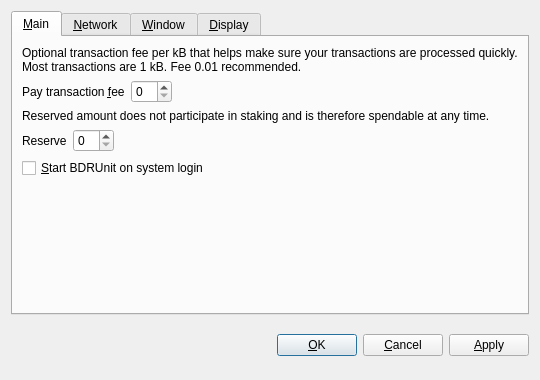
<?xml version="1.0" encoding="UTF-8"?>
<ui version="4.0">
 <class>OptionsDialog</class>
 <widget class="QDialog" name="OptionsDialog">
  <property name="geometry">
   <rect>
    <x>0</x>
    <y>0</y>
    <width>540</width>
    <height>380</height>
   </rect>
  </property>
  <property name="windowTitle">
   <string>Options</string>
  </property>
  <property name="modal">
   <bool>true</bool>
  </property>
  <layout class="QVBoxLayout" name="verticalLayout">
   <item>
    <widget class="QTabWidget" name="tabWidget">
     <property name="tabPosition">
      <enum>QTabWidget::North</enum>
     </property>
     <property name="currentIndex">
      <number>0</number>
     </property>
     <widget class="QWidget" name="tabMain">
      <attribute name="title">
       <string>&amp;Main</string>
      </attribute>
      <layout class="QVBoxLayout" name="verticalLayout_Main">
       <item>
        <widget class="QLabel" name="transactionFeeInfoLabel">
         <property name="text">
          <string>Optional transaction fee per kB that helps make sure your transactions are processed quickly. Most transactions are 1 kB. Fee 0.01 recommended.</string>
         </property>
         <property name="textFormat">
          <enum>Qt::PlainText</enum>
         </property>
         <property name="wordWrap">
          <bool>true</bool>
         </property>
        </widget>
       </item>
       <item>
        <layout class="QHBoxLayout" name="horizontalLayoutFee">
         <item>
          <widget class="QLabel" name="transactionFeeLabel">
           <property name="text">
            <string>Pay transaction &amp;fee</string>
           </property>
           <property name="textFormat">
            <enum>Qt::PlainText</enum>
           </property>
           <property name="buddy">
            <cstring>transactionFee</cstring>
           </property>
          </widget>
         </item>
         <item>
          <widget class="BitcoinAmountField" name="transactionFee"/>
         </item>
         <item>
          <spacer name="horizontalSpacerFee">
           <property name="orientation">
            <enum>Qt::Horizontal</enum>
           </property>
           <property name="sizeHint" stdset="0">
            <size>
             <width>40</width>
             <height>20</height>
            </size>
           </property>
          </spacer>
         </item>
        </layout>
       </item>
       <item>
        <widget class="QLabel" name="reserveBalanceInfoLabel">
         <property name="text">
          <string>Reserved amount does not participate in staking and is therefore spendable at any time.</string>
         </property>
         <property name="textFormat">
          <enum>Qt::PlainText</enum>
         </property>
         <property name="wordWrap">
          <bool>true</bool>
         </property>
        </widget>
       </item>
       <item>
        <layout class="QHBoxLayout" name="horizontalLayoutReserveBalance">
         <item>
          <widget class="QLabel" name="reserveBalanceLabel">
           <property name="text">
            <string>Reserve</string>
           </property>
           <property name="textFormat">
            <enum>Qt::PlainText</enum>
           </property>
           <property name="buddy">
            <cstring>reserveBalance</cstring>
           </property>
          </widget>
         </item>
         <item>
          <widget class="BitcoinAmountField" name="reserveBalance"/>
         </item>
         <item>
          <spacer name="horizontalSpacerReserveBalance">
           <property name="orientation">
            <enum>Qt::Horizontal</enum>
           </property>
           <property name="sizeHint" stdset="0">
            <size>
             <width>40</width>
             <height>20</height>
            </size>
           </property>
          </spacer>
         </item>
        </layout>
       </item>
       <item>
        <widget class="QCheckBox" name="bitcoinAtStartup">
         <property name="toolTip">
          <string>Automatically start BDRUnit after logging in to the system.</string>
         </property>
         <property name="text">
          <string>&amp;Start BDRUnit on system login</string>
         </property>
        </widget>
       </item>
       <item>
        <spacer name="verticalSpacer_Main">
         <property name="orientation">
          <enum>Qt::Vertical</enum>
         </property>
         <property name="sizeHint" stdset="0">
          <size>
           <width>20</width>
           <height>40</height>
          </size>
         </property>
        </spacer>
       </item>
      </layout>
     </widget>
     <widget class="QWidget" name="tabNetwork">
      <attribute name="title">
       <string>&amp;Network</string>
      </attribute>
      <layout class="QVBoxLayout" name="verticalLayout_Network">
       <item>
        <widget class="QCheckBox" name="mapPortUpnp">
         <property name="toolTip">
          <string>Automatically open the BDRUnit client port on the router. This only works when your router supports UPnP and it is enabled.</string>
         </property>
         <property name="text">
          <string>Map port using &amp;UPnP</string>
         </property>
        </widget>
       </item>
       <item>
        <widget class="QCheckBox" name="connectSocks">
         <property name="toolTip">
          <string>Connect to the BDRUnit network through a SOCKS5 proxy (e.g. when connecting through Tor).</string>
         </property>
         <property name="text">
          <string>&amp;Connect through SOCKS5 proxy:</string>
         </property>
        </widget>
       </item>
       <item>
        <layout class="QHBoxLayout" name="horizontalLayout_Network">
         <item>
          <widget class="QLabel" name="proxyIpLabel">
           <property name="text">
            <string>Proxy &amp;IP:</string>
           </property>
           <property name="textFormat">
            <enum>Qt::PlainText</enum>
           </property>
           <property name="buddy">
            <cstring>proxyIp</cstring>
           </property>
          </widget>
         </item>
         <item>
          <widget class="QValidatedLineEdit" name="proxyIp">
           <property name="maximumSize">
            <size>
             <width>140</width>
             <height>16777215</height>
            </size>
           </property>
           <property name="toolTip">
            <string>IP address of the proxy (e.g. 127.0.0.1)</string>
           </property>
          </widget>
         </item>
         <item>
          <widget class="QLabel" name="proxyPortLabel">
           <property name="text">
            <string>&amp;Port:</string>
           </property>
           <property name="textFormat">
            <enum>Qt::PlainText</enum>
           </property>
           <property name="buddy">
            <cstring>proxyPort</cstring>
           </property>
          </widget>
         </item>
         <item>
          <widget class="QLineEdit" name="proxyPort">
           <property name="maximumSize">
            <size>
             <width>55</width>
             <height>16777215</height>
            </size>
           </property>
           <property name="toolTip">
            <string>Port of the proxy (e.g. 9050)</string>
           </property>
          </widget>
         </item>
         <item>
          <spacer name="horizontalSpacer_Network">
           <property name="orientation">
            <enum>Qt::Horizontal</enum>
           </property>
           <property name="sizeHint" stdset="0">
            <size>
             <width>40</width>
             <height>20</height>
            </size>
           </property>
          </spacer>
         </item>
        </layout>
       </item>
       <item>
        <spacer name="verticalSpacer_Network">
         <property name="orientation">
          <enum>Qt::Vertical</enum>
         </property>
         <property name="sizeHint" stdset="0">
          <size>
           <width>20</width>
           <height>40</height>
          </size>
         </property>
        </spacer>
       </item>
      </layout>
     </widget>
     <widget class="QWidget" name="tabWindow">
      <attribute name="title">
       <string>&amp;Window</string>
      </attribute>
      <layout class="QVBoxLayout" name="verticalLayout_Window">
       <item>
        <widget class="QCheckBox" name="minimizeToTray">
         <property name="toolTip">
          <string>Show only a tray icon after minimizing the window.</string>
         </property>
         <property name="text">
          <string>&amp;Minimize to the tray instead of the taskbar</string>
         </property>
        </widget>
       </item>
       <item>
        <widget class="QCheckBox" name="minimizeOnClose">
         <property name="toolTip">
          <string>Minimize instead of exit the application when the window is closed. When this option is enabled, the application will be closed only after selecting Quit in the menu.</string>
         </property>
         <property name="text">
          <string>M&amp;inimize on close</string>
         </property>
        </widget>
       </item>
       <item>
        <spacer name="verticalSpacer_Window">
         <property name="orientation">
          <enum>Qt::Vertical</enum>
         </property>
         <property name="sizeHint" stdset="0">
          <size>
           <width>20</width>
           <height>40</height>
          </size>
         </property>
        </spacer>
       </item>
      </layout>
     </widget>
     <widget class="QWidget" name="tabDisplay">
      <attribute name="title">
       <string>&amp;Display</string>
      </attribute>
      <layout class="QVBoxLayout" name="verticalLayout_Display">
       <item>
        <layout class="QHBoxLayout" name="horizontalLayout_1_Display">
         <item>
          <widget class="QLabel" name="langLabel">
           <property name="text">
            <string>User Interface &amp;language:</string>
           </property>
           <property name="textFormat">
            <enum>Qt::PlainText</enum>
           </property>
           <property name="buddy">
            <cstring>lang</cstring>
           </property>
          </widget>
         </item>
         <item>
          <widget class="QValueComboBox" name="lang">
           <property name="toolTip">
            <string>The user interface language can be set here. This setting will take effect after restarting BDRUnit.</string>
           </property>
          </widget>
         </item>
        </layout>
       </item>
       <item>
        <layout class="QHBoxLayout" name="horizontalLayout_2_Display">
         <item>
          <widget class="QLabel" name="unitLabel">
           <property name="text">
            <string>&amp;Unit to show amounts in:</string>
           </property>
           <property name="textFormat">
            <enum>Qt::PlainText</enum>
           </property>
           <property name="buddy">
            <cstring>unit</cstring>
           </property>
          </widget>
         </item>
         <item>
          <widget class="QValueComboBox" name="unit">
           <property name="toolTip">
            <string>Choose the default subdivision unit to show in the interface and when sending coins.</string>
           </property>
          </widget>
         </item>
        </layout>
       </item>
       <item>
        <widget class="QCheckBox" name="coinControlFeatures">
         <property name="toolTip">
          <string>Whether to show coin control features or not.</string>
         </property>
         <property name="text">
          <string>Display coin &amp;control features (experts only!)</string>
         </property>
        </widget>
       </item>
       <item>
        <widget class="QCheckBox" name="useBlackTheme">
         <property name="text">
          <string>Use black visual theme (requires restart)</string>
         </property>
        </widget>
       </item>
       <item>
        <spacer name="verticalSpacer_Display">
         <property name="orientation">
          <enum>Qt::Vertical</enum>
         </property>
         <property name="sizeHint" stdset="0">
          <size>
           <width>20</width>
           <height>40</height>
          </size>
         </property>
        </spacer>
       </item>
      </layout>
     </widget>
    </widget>
   </item>
   <item>
    <layout class="QHBoxLayout" name="horizontalLayout_Buttons">
     <item>
      <spacer name="horizontalSpacer_1">
       <property name="orientation">
        <enum>Qt::Horizontal</enum>
       </property>
       <property name="sizeHint" stdset="0">
        <size>
         <width>40</width>
         <height>48</height>
        </size>
       </property>
      </spacer>
     </item>
     <item>
      <widget class="QLabel" name="statusLabel">
       <property name="font">
        <font>
         <weight>75</weight>
         <bold>true</bold>
        </font>
       </property>
       <property name="text">
        <string/>
       </property>
       <property name="textFormat">
        <enum>Qt::PlainText</enum>
       </property>
       <property name="wordWrap">
        <bool>true</bool>
       </property>
      </widget>
     </item>
     <item>
      <spacer name="horizontalSpacer_2">
       <property name="orientation">
        <enum>Qt::Horizontal</enum>
       </property>
       <property name="sizeHint" stdset="0">
        <size>
         <width>40</width>
         <height>48</height>
        </size>
       </property>
      </spacer>
     </item>
     <item>
      <widget class="QPushButton" name="okButton">
       <property name="text">
        <string>&amp;OK</string>
       </property>
      </widget>
     </item>
     <item>
      <widget class="QPushButton" name="cancelButton">
       <property name="text">
        <string>&amp;Cancel</string>
       </property>
       <property name="autoDefault">
        <bool>false</bool>
       </property>
      </widget>
     </item>
     <item>
      <widget class="QPushButton" name="applyButton">
       <property name="text">
        <string>&amp;Apply</string>
       </property>
       <property name="autoDefault">
        <bool>false</bool>
       </property>
      </widget>
     </item>
    </layout>
   </item>
  </layout>
 </widget>
 <customwidgets>
  <customwidget>
   <class>BitcoinAmountField</class>
   <extends>QSpinBox</extends>
   <header>bitcoinamountfield.h</header>
  </customwidget>
  <customwidget>
   <class>QValueComboBox</class>
   <extends>QComboBox</extends>
   <header>qvaluecombobox.h</header>
  </customwidget>
  <customwidget>
   <class>QValidatedLineEdit</class>
   <extends>QLineEdit</extends>
   <header>qvalidatedlineedit.h</header>
  </customwidget>
 </customwidgets>
 <resources/>
 <connections/>
</ui>
